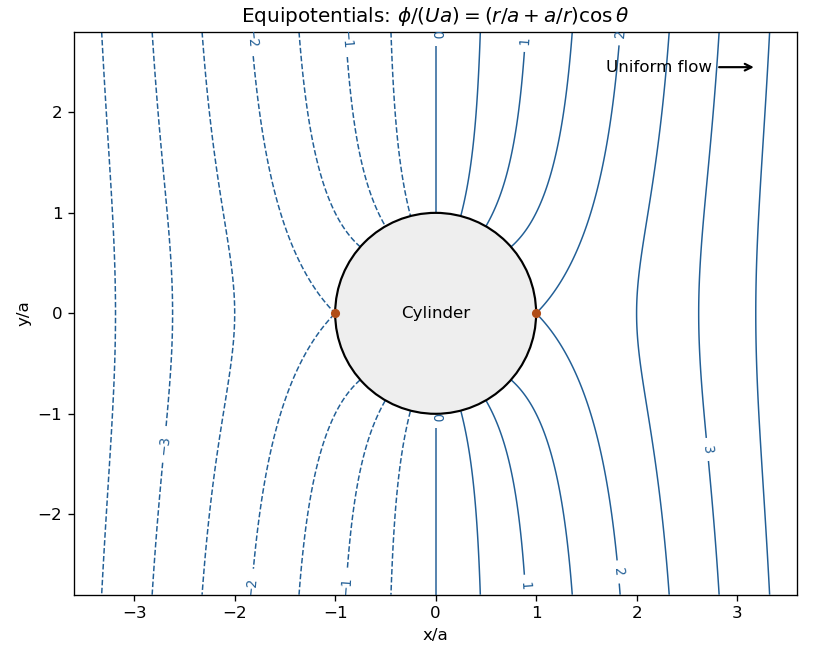

Here is the Python script that generated this plot:
#!/usr/bin/env python3
"""Cylinder equipotentials; Python3.14/NumPy2.3.5/Matplotlib3.10.7.
Write an opaque PNG to caller CWD; honor caller MPLCONFIGDIR.
"""
import numpy as np
import matplotlib
matplotlib.use('Agg')
import matplotlib.pyplot as plt
from matplotlib.patches import Circle


def main():
    x=np.linspace(-3.6,3.6,801)
    y=np.linspace(-2.8,2.8,621)
    X,Y=np.meshgrid(x,y)
    R2=X*X+Y*Y
    phi=np.ma.masked_where(R2<=1,X*(1+1/np.maximum(R2,1e-20)))
    fig,ax=plt.subplots(figsize=(7.0,5.4),layout='constrained',facecolor='white')
    curves=ax.contour(X,Y,phi,levels=np.arange(-3.5,3.51,.5),colors='#225f96',linewidths=.9)
    ax.clabel(curves,levels=[-3,-2,-1,0,1,2,3],inline=True,fontsize=8)
    ax.add_patch(Circle((0,0),1,facecolor='#eeeeee',edgecolor='black',linewidth=1.3,zorder=3))
    ax.text(0,0,'Cylinder',ha='center',va='center',fontsize=10,zorder=4)
    ax.scatter([-1,1],[0,0],s=20,color='#b04d18',zorder=5)
    ax.annotate('Uniform flow',xy=(3.2,2.45),xytext=(1.7,2.45),va='center',arrowprops={'arrowstyle':'->','lw':1.3})
    ax.set(xlabel='x/a',ylabel='y/a',title=r'Equipotentials: $\phi/(Ua)=(r/a+a/r)\cos\theta$')
    ax.set_aspect('equal');ax.set_facecolor('white')
    fig.savefig('paper-4-cylinder-potentials.png',dpi=120,facecolor='white',transparent=False)
    plt.close(fig)


if __name__=='__main__':main()
